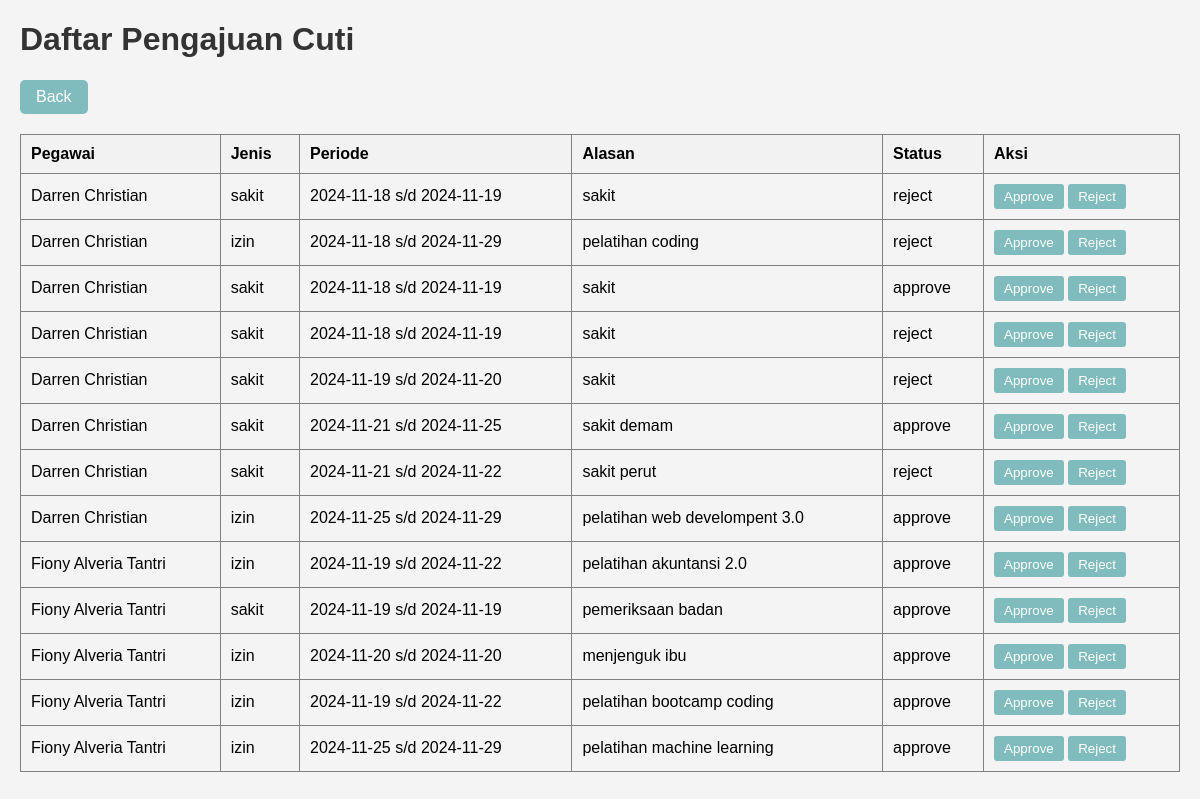
The page /manajemen_cuti.php (signed in) on the database its author committed.
### tables this page shows
CREATE TABLE `cuti` (
  `id` int(5) NOT NULL AUTO_INCREMENT,
  `id_pegawai` int(5) DEFAULT NULL,
  `jenis_cuti` enum('sakit','izin') DEFAULT NULL,
  `tanggal_awal` date DEFAULT NULL,
  `tanggal_akhir` date DEFAULT NULL,
  `alasan_cuti` varchar(100) DEFAULT NULL,
  `status` enum('approve','reject') DEFAULT NULL,
  PRIMARY KEY (`id`),
  KEY `id_pegawai` (`id_pegawai`),
  CONSTRAINT `cuti_ibfk_1` FOREIGN KEY (`id_pegawai`) REFERENCES `pegawai` (`id_pegawai`)
);

CREATE TABLE `pegawai` (
  `id_pegawai` int(5) NOT NULL AUTO_INCREMENT,
  `nik` char(16) DEFAULT NULL,
  `nama` varchar(50) DEFAULT NULL,
  `alamat` varchar(50) DEFAULT NULL,
  `tgl_lahir` date DEFAULT NULL,
  `divisi` varchar(50) DEFAULT NULL,
  `gaji_pokok` int(20) DEFAULT NULL,
  `hari_kerja_1_bulan` int(20) DEFAULT NULL,
  `jam_kerja_1_hari` int(20) DEFAULT NULL,
  PRIMARY KEY (`id_pegawai`)
);

### manajemen_cuti.php (the view, shortened to what this page needs)
<?php
include 'config/koneksi.php';
$result = $koneksi->query("SELECT p.nama, c.id, c.jenis_cuti, c.tanggal_awal, c.tanggal_akhir, c.alasan_cuti, c.status
                FROM cuti c
                JOIN pegawai p ON c.id_pegawai = p.id_pegawai");
?>
<!DOCTYPE html>
<html lang="en">
<head>
</head>
<body>
    <div class="container">
    <h1>Daftar Pengajuan Cuti</h1>
    <a href="http://localhost/sistem_hrm/homePage.php" class="button">Back</a>
    <table border="1">
        <thead>
            <tr>
                <th>Pegawai</th>
                <th>Jenis</th>
                <th>Periode</th>
                <th>Alasan</th>
                <th>Status</th>
                <th>Aksi</th>
            </tr>
        </thead>
        <tbody>
            <?php while ($row = $result->fetch_assoc()): ?>
            <tr>
                <td><?= $row['nama']; ?></td>
                <td><?= $row['jenis_cuti']; ?></td>
                <td><?= $row['tanggal_awal']; ?> s/d <?= $row['tanggal_akhir']; ?></td>
                <td><?= $row['alasan_cuti']; ?></td>
                <td><?= $row['status'] ?? 'Menunggu'; ?></td>
                <td>
                    <form method="POST" onsubmit="showLoading()">
                        <button type="submit" name="action" value="approve">Approve</button>
                        <button type="submit" name="action" value="reject">Reject</button>
                    </form>
                </td>
            </tr>
            <?php endwhile; ?>
        </tbody>
    </table>
    </div>
</body>
</html>

### manajemen_cuti.php (style rules this page uses)
* { box-sizing: border-box; }
body { font-family: Arial, sans-serif; background-color: #f4f4f4; margin: 0; padding: 0; }
.container { margin: 20px; }
h1 { color: #333; }
table { width: 100%; border-collapse: collapse; margin-top: 20px; }
th { background-color: #f2f2f2; }
th, td { padding: 10px; text-align: left; }
a.button { display: inline-block; padding: 8px 16px; text-decoration: none; background-color: #80BCBD; color: white; border-radius: 5px; cursor: pointer; }
button { padding: 5px 10px; background-color: #80BCBD; border: none; color: white; cursor: pointer; border-radius: 3px; }

### rows shown on the page
cuti: id_pegawai.nama "Darren Christian", jenis_cuti "sakit", tanggal_awal "2024-11-18", tanggal_akhir "2024-11-19", alasan_cuti "sakit", status "reject"
cuti: id_pegawai.nama "Darren Christian", jenis_cuti "izin", tanggal_awal "2024-11-18", tanggal_akhir "2024-11-29", alasan_cuti "pelatihan coding", status "reject"
cuti: id_pegawai.nama "Darren Christian", jenis_cuti "sakit", tanggal_awal "2024-11-18", tanggal_akhir "2024-11-19", alasan_cuti "sakit", status "approve"
cuti: id_pegawai.nama "Darren Christian", jenis_cuti "sakit", tanggal_awal "2024-11-18", tanggal_akhir "2024-11-19", alasan_cuti "sakit", status "reject"
cuti: id_pegawai.nama "Darren Christian", jenis_cuti "sakit", tanggal_awal "2024-11-19", tanggal_akhir "2024-11-20", alasan_cuti "sakit", status "reject"
cuti: id_pegawai.nama "Darren Christian", jenis_cuti "sakit", tanggal_awal "2024-11-21", tanggal_akhir "2024-11-25", alasan_cuti "sakit demam", status "approve"
cuti: id_pegawai.nama "Darren Christian", jenis_cuti "sakit", tanggal_awal "2024-11-21", tanggal_akhir "2024-11-22", alasan_cuti "sakit perut", status "reject"
cuti: id_pegawai.nama "Darren Christian", jenis_cuti "izin", tanggal_awal "2024-11-25", tanggal_akhir "2024-11-29", alasan_cuti "pelatihan web develompent 3.0", status "approve"
cuti: id_pegawai.nama "Fiony Alveria Tantri", jenis_cuti "izin", tanggal_awal "2024-11-19", tanggal_akhir "2024-11-22", alasan_cuti "pelatihan akuntansi 2.0", status "approve"
cuti: id_pegawai.nama "Fiony Alveria Tantri", jenis_cuti "sakit", tanggal_awal "2024-11-19", tanggal_akhir "2024-11-19", alasan_cuti "pemeriksaan badan", status "approve"
cuti: id_pegawai.nama "Fiony Alveria Tantri", jenis_cuti "izin", tanggal_awal "2024-11-20", tanggal_akhir "2024-11-20", alasan_cuti "menjenguk ibu", status "approve"
cuti: id_pegawai.nama "Fiony Alveria Tantri", jenis_cuti "izin", tanggal_awal "2024-11-19", tanggal_akhir "2024-11-22", alasan_cuti "pelatihan bootcamp coding", status "approve"
cuti: id_pegawai.nama "Fiony Alveria Tantri", jenis_cuti "izin", tanggal_awal "2024-11-25", tanggal_akhir "2024-11-29", alasan_cuti "pelatihan machine learning", status "approve"
